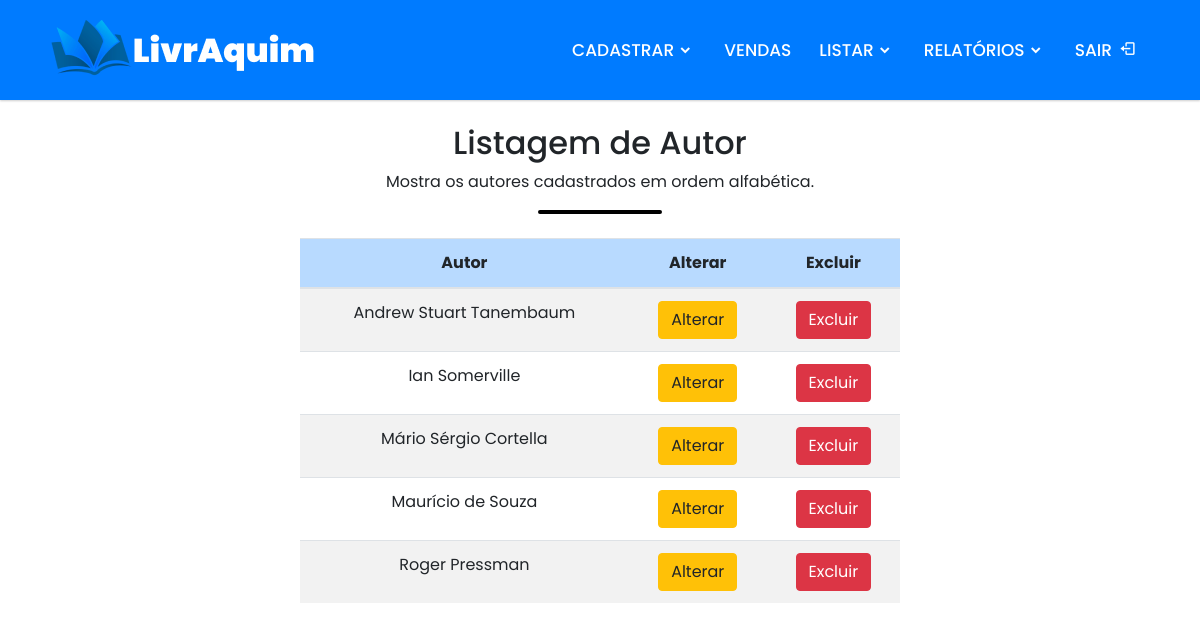
The app's page /view/listar_autor.php (signed in) with its own data.
### tables this page shows
CREATE TABLE autor(
id_autor INTEGER NOT NULL PRIMARY KEY AUTO_INCREMENT,
nome VARCHAR(255));

### banco/Banco.php (called while the page is built, shortened)
<?php
class Banco extends PDO{
    public $conex;
    public function __construct(){
			$this->conex = new PDO('mysql:host=localhost;dbname=livraria',"root","",array(PDO::MYSQL_ATTR_INIT_COMMAND => "SET NAMES utf8"));
    }
    public function consultar($sql){
		$resultado=$this->conex->query($sql);
		$num_linhas=$resultado->rowCount();
		if($num_linhas==1){
			return $resultado->fetch(PDO::FETCH_ASSOC);
		}
		elseif($num_linhas>1){
			return $resultado;
		}
		else{
			return false;
		}
	}
}
?>

### controle/autor.php (called while the page is built, shortened)
<?php
    require_once ("classes/Autor.php");
    function listar(){
        $autor = new Autor();
        $autor->listarAutor();
    }
?>

### controle/classes/Autor.php (the view, shortened to what this page needs)
<?php
  require_once('../banco/Banco.php');
  class Autor{
    public $banco;
    public function __construct(){
      $this->banco = new Banco();
    }
    public function listarAutor(){
      $sql = "SELECT*FROM autor ORDER BY nome";
      $resultado = $this->banco->consultar($sql);
      while($linha = $resultado->fetch(PDO::FETCH_ASSOC)){
        echo "<tr class='text-center'>
                <td>$linha[nome]</td>
                <td><a href='../controle/autor.php?id_autor=$linha[id_autor]&op=a'><button class='btn btn-warning'>Alterar</button></a></td>
                <td><a href='../controle/autor.php?id_autor=$linha[id_autor]&op=d'><button class='btn btn-danger'>Excluir</button></a></td>
              </tr>";
      }
    }
  }
?>

### css/cabecalho.css (style rules this page uses)
* { margin: 0; padding: 0; box-sizing: border-box; font-family: 'Poppins', sans-serif; }

### records on screen
autor: nome "Andrew Stuart Tanembaum"
autor: nome "Ian Somerville"
autor: nome "Mário Sérgio Cortella"
autor: nome "Maurício de Souza"
autor: nome "Roger Pressman"
